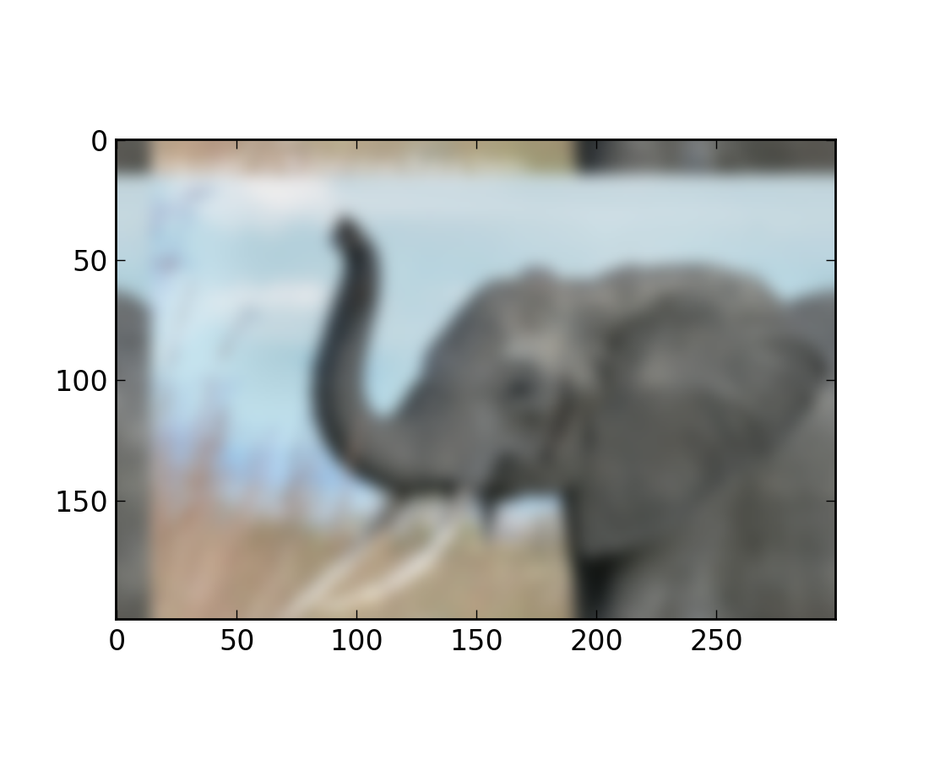
#> input picture scipy/elephant.png, 929 x 760 px, shrunk from 1100 x 900 before the run
$ python image_blur.py
#> lines starting #> are read from the running program, lines starting #| are printed output that depends on the picture
#!/usr/bin/python
# -*- coding: utf-8 -*-

"""
Simple image blur by convolution with a Gaussian kernel
"""

import numpy as np
from scipy import fftpack
import matplotlib
matplotlib.use('Agg')
import matplotlib.pyplot as plt

# read image
img = plt.imread('elephant.png')
#> img is the input picture: shape (760, 929, 4) float32; mean R, G, B, A 0.776, 0.787, 0.785, 1

# prepare an 1-D Gaussian convolution kernel
t = np.linspace(-10, 10, 30)
bump = np.exp(-0.1*t**2)
bump /= np.trapz(bump) # normalize the integral to 1

# make a 2-D kernel out of it
kernel = bump[:, np.newaxis] * bump[np.newaxis,:]

# padded fourier transform, with the same shape as the image
kernel_ft = fftpack.fft2(kernel, shape=img.shape[:2], axes=(0, 1))
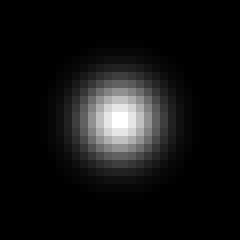
#> kernel: shape (30, 30) float64 (shown 8 times larger); min 3.12e-11, max 0.0148, mean 0.00111; drawn with min black and max white

# convolve
img_ft = fftpack.fft2(img, axes=(0, 1))
img2_ft = kernel_ft[:,:, np.newaxis] * img_ft
img2 = fftpack.ifft2(img2_ft, axes=(0, 1)).real
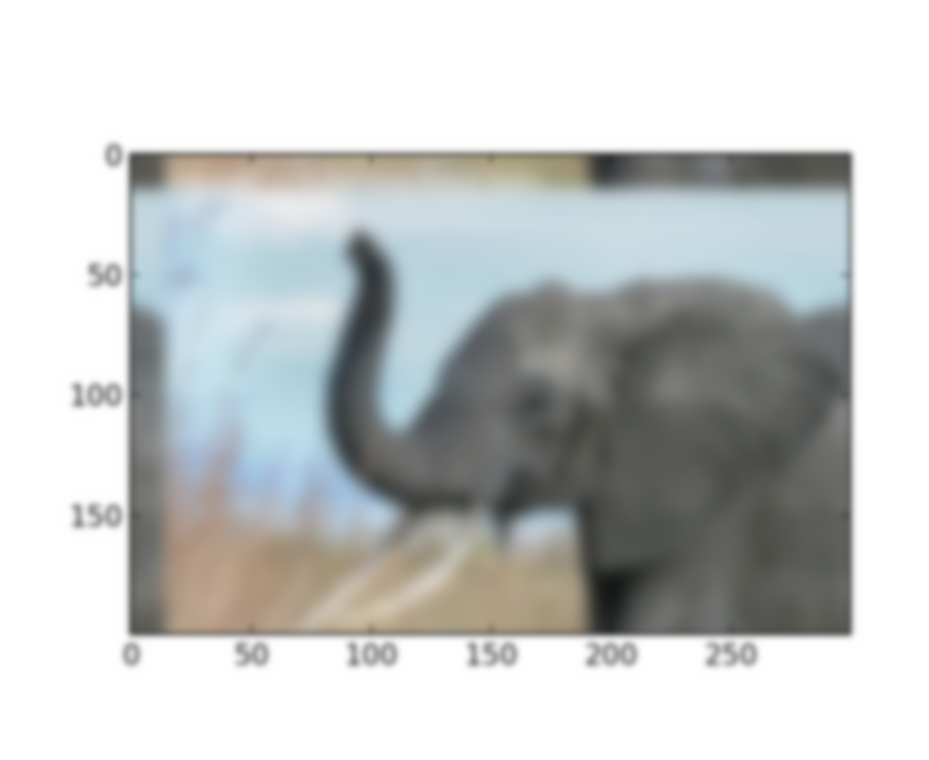
#> img2: shape (760, 929, 4) float64; mean of channels 0, 1, 2, 3 0.776, 0.787, 0.785, 1; drawn as R, G, B

# clip values to range
img2 = np.clip(img2, 0, 1)

# plot output
plt.imshow(img2)
plt.savefig('image_blur')

# Further exercise (only if you are familiar with this stuff):
#
# A "wrapped border" appears in the upper left and top edges of the
# image. This is because the padding is not done correctly, and does
# not take the kernel size into account (so the convolution "flows out
# of bounds of the image").  Try to remove this artifact.
